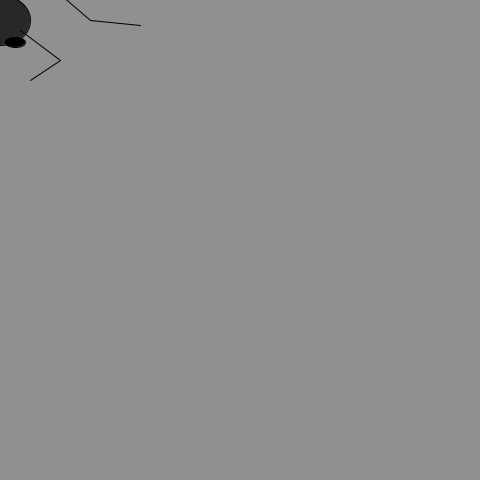
Frame 1 (no input)
Frame 60 (the mouse pressed at the canvas centre just before this capture): identical to frame 1, image omitted
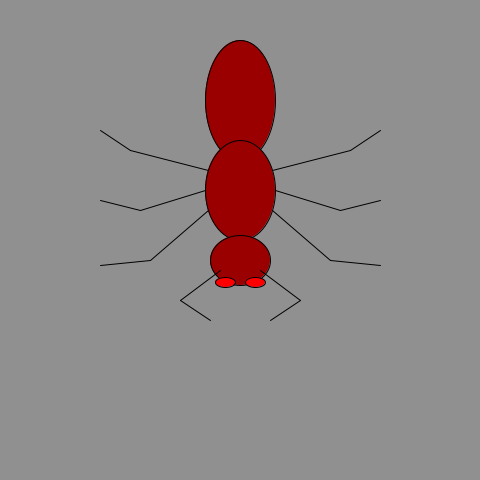
Frame 120 (the mouse held since frame 60 and released just before this capture)

The Processing sketch that drew these frames (run headless with seeded random() and noise(); from frame 60 on, the mouse is pressed at the canvas centre):

// Processing sketch: processing_105595
// ── processing_105595.pde

void setup() {
 size(480,480);
smooth();
}

void draw() {

  background(144,144,144);
  
  if (mousePressed) {
  
     myAngryCreature();
     
     }
  else {
  
      myCalmCreature();
      
    }
   
}

void myAngryCreature() {

  fill(155,0,0);
  
  //Abdomen
  ellipse(mouseX,mouseY - 140,70,120);
  
  //Thorax
  ellipse(mouseX,mouseY - 50,70,100);
  
  //Head
  ellipse(mouseX,mouseY + 20,60,50);
  
  fill(0,0,0);
  
  //Antenna
  line(mouseX + 20,mouseY + 30,mouseX + 60,mouseY + 60);
  
  line(mouseX + 60,mouseY + 60,mouseX + 30,mouseY + 80);
  
  line(mouseX - 20,mouseY + 30,mouseX - 60,mouseY + 60);
  
  line(mouseX - 60,mouseY + 60,mouseX - 30,mouseY + 80);
  
  fill(255,0,0);
  //Eyes
  
  ellipse(mouseX - 15,mouseY + 42,20,10);
  
  ellipse(mouseX + 15,mouseY + 42,20,10);
  
  fill(0);
  
  //Legs
  
  //Middle Legs
  line(mouseX - 35,mouseY - 50,mouseX - 100,mouseY - 30);
  
  line(mouseX - 100,mouseY - 30,mouseX - 140,mouseY - 40);
  
  line(mouseX + 35,mouseY - 50,mouseX + 100,mouseY - 30);
  
  line(mouseX + 100,mouseY - 30,mouseX + 140,mouseY - 40);
  
  //Back Legs
  line(mouseX - 32,mouseY - 70,mouseX - 110,mouseY - 90);
  
  line(mouseX - 110,mouseY - 90,mouseX - 140,mouseY - 110);
  
  line(mouseX + 32,mouseY - 70,mouseX + 110,mouseY - 90);
  
  line(mouseX + 110,mouseY - 90,mouseX + 140,mouseY - 110);
  
  //Front Legs
  
  line (mouseX - 32,mouseY - 30,mouseX - 90,mouseY + 20);
  
  line (mouseX - 90,mouseY + 20,mouseX - 140,mouseY + 25);
  
  line (mouseX + 32,mouseY - 30,mouseX + 90,mouseY + 20);
  
  line (mouseX + 90,mouseY + 20,mouseX + 140,mouseY + 25);
  
  }    
      
void myCalmCreature() {

  fill(40);
  
  //Abdomen
  ellipse(mouseX,mouseY - 140,70,120);
  
  //Thorax
  ellipse(mouseX,mouseY - 50,70,100);
  
  //Head
  ellipse(mouseX,mouseY + 20,60,50);
  
  fill(0,0,0);
  
  //Antenna
  line(mouseX + 20,mouseY + 30,mouseX + 60,mouseY + 60);
  
  line(mouseX + 60,mouseY + 60,mouseX + 30,mouseY + 80);
  
  line(mouseX - 20,mouseY + 30,mouseX - 60,mouseY + 60);
  
  line(mouseX - 60,mouseY + 60,mouseX - 30,mouseY + 80);
  
  //Eyes
  
  ellipse(mouseX - 15,mouseY + 42,20,10);
  
  ellipse(mouseX + 15,mouseY + 42,20,10);
  
  //Legs
  
  //Middle Legs
  line(mouseX - 35,mouseY - 50,mouseX - 100,mouseY - 30);
  
  line(mouseX - 100,mouseY - 30,mouseX - 140,mouseY - 40);
  
  line(mouseX + 35,mouseY - 50,mouseX + 100,mouseY - 30);
  
  line(mouseX + 100,mouseY - 30,mouseX + 140,mouseY - 40);
  
  //Back Legs
  line(mouseX - 32,mouseY - 70,mouseX - 110,mouseY - 90);
  
  line(mouseX - 110,mouseY - 90,mouseX - 140,mouseY - 110);
  
  line(mouseX + 32,mouseY - 70,mouseX + 110,mouseY - 90);
  
  line(mouseX + 110,mouseY - 90,mouseX + 140,mouseY - 110);
  
  //Front Legs
  
  line (mouseX - 32,mouseY - 30,mouseX - 90,mouseY + 20);
  
  line (mouseX - 90,mouseY + 20,mouseX - 140,mouseY + 25);
  
  line (mouseX + 32,mouseY - 30,mouseX + 90,mouseY + 20);
  
  line (mouseX + 90,mouseY + 20,mouseX + 140,mouseY + 25);
  
  }    
